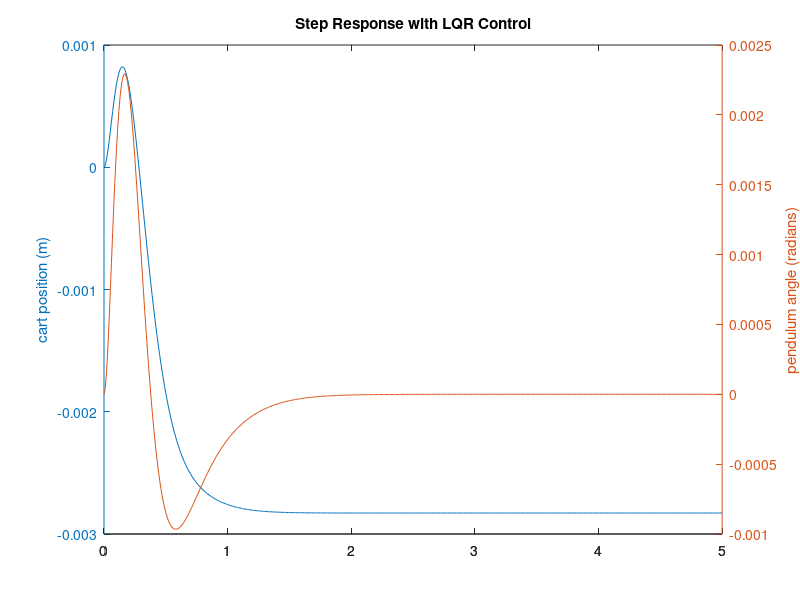

Reproduce this figure in MATLAB.
M = 0.5;
m = 0.2;
b = 0.1;
I = 0.006;
g = 9.8;
l = 0.3;

p = I*(M+m)+M*m*l^2; %denominator for the A and B matrices

A = [0      1              0           0;
     0 -(I+m*l^2)*b/p  (m^2*g*l^2)/p   0;
     0      0              0           1;
     0 -(m*l*b)/p       m*g*l*(M+m)/p  0];
B = [     0;
     (I+m*l^2)/p;
          0;
        m*l/p];
C = [1 0 0 0;
     0 0 1 0];
D = [0;
     0];

states = {'x' 'x_dot' 'phi' 'phi_dot'};
inputs = {'u'};
outputs = {'x'; 'phi'};

sys_ss = ss(A,B,C,D,'statename',states,'inputname',inputs,'outputname',outputs);

poles = eig(A)

co = ctrb(sys_ss);
controllability = rank(co)

Q = C'*C;
Q(1,1) = 5000;
Q(3,3) = 100
R = 1;
K = lqr(A,B,Q,R)

Ac = [(A-B*K)];
Bc = [B];
Cc = [C];
Dc = [D];

states = {'x' 'x_dot' 'phi' 'phi_dot'};
inputs = {'r'};
outputs = {'x'; 'phi'};

sys_cl = ss(Ac,Bc,Cc,Dc,'statename',states,'inputname',inputs,'outputname',outputs);

t = 0:0.01:5;
r =0.2*ones(size(t));
[y,t,x]=lsim(sys_cl,r,t);
[AX,H1,H2] = plotyy(t,y(:,1),t,y(:,2),'plot');
set(get(AX(1),'Ylabel'),'String','cart position (m)')
set(get(AX(2),'Ylabel'),'String','pendulum angle (radians)')
title('Step Response with LQR Control')